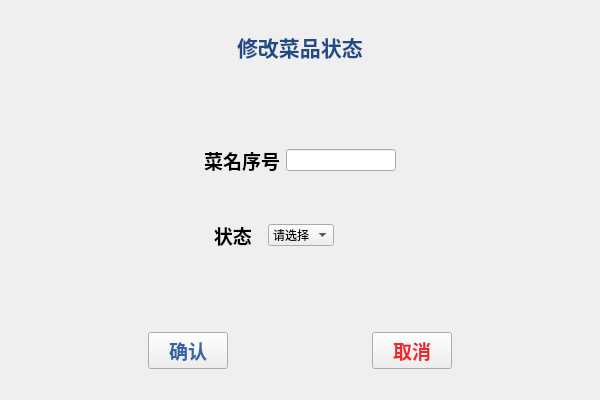
<?xml version="1.0" encoding="UTF-8"?>
<ui version="4.0">
 <class>change_status</class>
 <widget class="QWidget" name="change_status">
  <property name="geometry">
   <rect>
    <x>0</x>
    <y>0</y>
    <width>600</width>
    <height>400</height>
   </rect>
  </property>
  <property name="maximumSize">
   <size>
    <width>600</width>
    <height>400</height>
   </size>
  </property>
  <property name="windowTitle">
   <string>Form</string>
  </property>
  <layout class="QVBoxLayout" name="verticalLayout_3">
   <item>
    <spacer name="horizontalSpacer_10">
     <property name="orientation">
      <enum>Qt::Horizontal</enum>
     </property>
     <property name="sizeHint" stdset="0">
      <size>
       <width>40</width>
       <height>20</height>
      </size>
     </property>
    </spacer>
   </item>
   <item>
    <layout class="QHBoxLayout" name="horizontalLayout">
     <item>
      <spacer name="horizontalSpacer">
       <property name="orientation">
        <enum>Qt::Horizontal</enum>
       </property>
       <property name="sizeHint" stdset="0">
        <size>
         <width>40</width>
         <height>20</height>
        </size>
       </property>
      </spacer>
     </item>
     <item>
      <widget class="QLabel" name="label">
       <property name="font">
        <font>
         <family>AR PL UKai CN</family>
         <pointsize>16</pointsize>
         <weight>75</weight>
         <bold>true</bold>
        </font>
       </property>
       <property name="text">
        <string>&lt;html&gt;&lt;head/&gt;&lt;body&gt;&lt;p&gt;&lt;span style=&quot; color:#204a87;&quot;&gt;修改菜品状态&lt;/span&gt;&lt;/p&gt;&lt;/body&gt;&lt;/html&gt;</string>
       </property>
      </widget>
     </item>
     <item>
      <spacer name="horizontalSpacer_2">
       <property name="orientation">
        <enum>Qt::Horizontal</enum>
       </property>
       <property name="sizeHint" stdset="0">
        <size>
         <width>40</width>
         <height>20</height>
        </size>
       </property>
      </spacer>
     </item>
    </layout>
   </item>
   <item>
    <layout class="QHBoxLayout" name="horizontalLayout_8">
     <item>
      <spacer name="horizontalSpacer_7">
       <property name="orientation">
        <enum>Qt::Horizontal</enum>
       </property>
       <property name="sizeHint" stdset="0">
        <size>
         <width>40</width>
         <height>20</height>
        </size>
       </property>
      </spacer>
     </item>
     <item>
      <layout class="QVBoxLayout" name="verticalLayout_2">
       <item>
        <spacer name="verticalSpacer_3">
         <property name="orientation">
          <enum>Qt::Vertical</enum>
         </property>
         <property name="sizeHint" stdset="0">
          <size>
           <width>20</width>
           <height>15</height>
          </size>
         </property>
        </spacer>
       </item>
       <item>
        <layout class="QVBoxLayout" name="verticalLayout">
         <item>
          <layout class="QHBoxLayout" name="horizontalLayout_2">
           <item>
            <widget class="QLabel" name="label_2">
             <property name="font">
              <font>
               <family>AR PL UKai CN</family>
               <pointsize>14</pointsize>
               <weight>75</weight>
               <bold>true</bold>
              </font>
             </property>
             <property name="text">
              <string>菜名序号</string>
             </property>
            </widget>
           </item>
           <item>
            <widget class="QLineEdit" name="lineEdit"/>
           </item>
          </layout>
         </item>
         <item>
          <spacer name="verticalSpacer">
           <property name="orientation">
            <enum>Qt::Vertical</enum>
           </property>
           <property name="sizeHint" stdset="0">
            <size>
             <width>20</width>
             <height>40</height>
            </size>
           </property>
          </spacer>
         </item>
         <item>
          <layout class="QHBoxLayout" name="horizontalLayout_5">
           <item>
            <layout class="QHBoxLayout" name="horizontalLayout_4">
             <item>
              <widget class="QLabel" name="label_4">
               <property name="font">
                <font>
                 <family>AR PL UKai CN</family>
                 <pointsize>14</pointsize>
                 <weight>75</weight>
                 <bold>true</bold>
                </font>
               </property>
               <property name="text">
                <string>  状态  </string>
               </property>
              </widget>
             </item>
             <item>
              <widget class="QComboBox" name="comboBox">
               <item>
                <property name="text">
                 <string>请选择</string>
                </property>
               </item>
               <item>
                <property name="text">
                 <string>有</string>
                </property>
               </item>
               <item>
                <property name="text">
                 <string>无</string>
                </property>
               </item>
              </widget>
             </item>
            </layout>
           </item>
           <item>
            <spacer name="horizontalSpacer_3">
             <property name="orientation">
              <enum>Qt::Horizontal</enum>
             </property>
             <property name="sizeHint" stdset="0">
              <size>
               <width>40</width>
               <height>20</height>
              </size>
             </property>
            </spacer>
           </item>
          </layout>
         </item>
        </layout>
       </item>
       <item>
        <spacer name="verticalSpacer_4">
         <property name="orientation">
          <enum>Qt::Vertical</enum>
         </property>
         <property name="sizeHint" stdset="0">
          <size>
           <width>20</width>
           <height>15</height>
          </size>
         </property>
        </spacer>
       </item>
      </layout>
     </item>
     <item>
      <spacer name="horizontalSpacer_8">
       <property name="orientation">
        <enum>Qt::Horizontal</enum>
       </property>
       <property name="sizeHint" stdset="0">
        <size>
         <width>40</width>
         <height>20</height>
        </size>
       </property>
      </spacer>
     </item>
    </layout>
   </item>
   <item>
    <layout class="QHBoxLayout" name="horizontalLayout_6">
     <item>
      <spacer name="horizontalSpacer_6">
       <property name="orientation">
        <enum>Qt::Horizontal</enum>
       </property>
       <property name="sizeHint" stdset="0">
        <size>
         <width>40</width>
         <height>20</height>
        </size>
       </property>
      </spacer>
     </item>
     <item>
      <widget class="QPushButton" name="pushButton">
       <property name="font">
        <font>
         <family>AR PL UKai CN</family>
         <pointsize>14</pointsize>
         <weight>75</weight>
         <bold>true</bold>
        </font>
       </property>
       <property name="styleSheet">
        <string notr="true">color: rgb(52, 101, 164);</string>
       </property>
       <property name="text">
        <string>确认</string>
       </property>
       <property name="icon">
        <iconset resource="image.qrc">
         <normaloff>:/image/38.png</normaloff>:/image/38.png</iconset>
       </property>
      </widget>
     </item>
     <item>
      <spacer name="horizontalSpacer_4">
       <property name="orientation">
        <enum>Qt::Horizontal</enum>
       </property>
       <property name="sizeHint" stdset="0">
        <size>
         <width>40</width>
         <height>20</height>
        </size>
       </property>
      </spacer>
     </item>
     <item>
      <widget class="QPushButton" name="pushButton_2">
       <property name="maximumSize">
        <size>
         <width>600</width>
         <height>400</height>
        </size>
       </property>
       <property name="font">
        <font>
         <family>AR PL UKai CN</family>
         <pointsize>14</pointsize>
         <weight>75</weight>
         <bold>true</bold>
        </font>
       </property>
       <property name="styleSheet">
        <string notr="true">color: rgb(239, 41, 41);</string>
       </property>
       <property name="text">
        <string>取消</string>
       </property>
       <property name="icon">
        <iconset resource="image.qrc">
         <normaloff>:/image/39.png</normaloff>:/image/39.png</iconset>
       </property>
      </widget>
     </item>
     <item>
      <spacer name="horizontalSpacer_5">
       <property name="orientation">
        <enum>Qt::Horizontal</enum>
       </property>
       <property name="sizeHint" stdset="0">
        <size>
         <width>40</width>
         <height>20</height>
        </size>
       </property>
      </spacer>
     </item>
    </layout>
   </item>
   <item>
    <spacer name="horizontalSpacer_9">
     <property name="orientation">
      <enum>Qt::Horizontal</enum>
     </property>
     <property name="sizeHint" stdset="0">
      <size>
       <width>579</width>
       <height>20</height>
      </size>
     </property>
    </spacer>
   </item>
  </layout>
 </widget>
 <resources>
  <include location="image.qrc"/>
 </resources>
 <connections/>
</ui>
